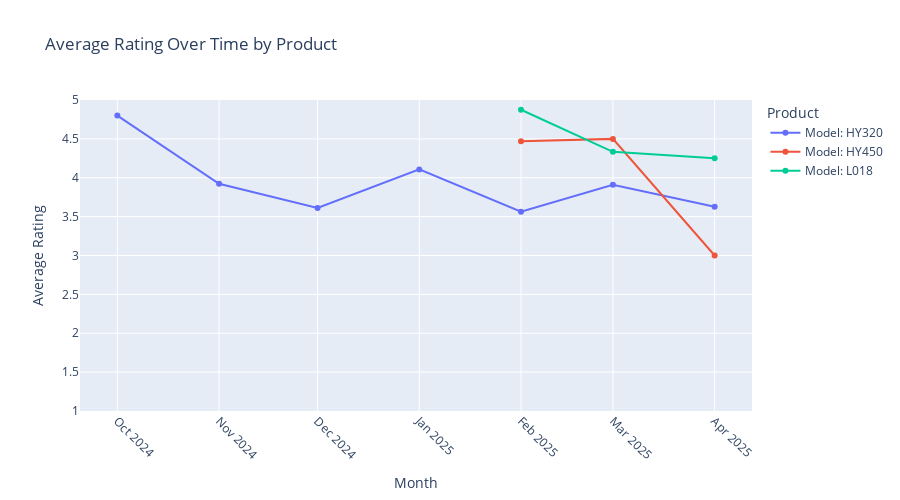

The cell this chart's notebook holds for it:
### Markdown cell above
## Time Trend Analysis

### Code cell
# Prepare data for time trend analysis
all_reviews['month_year'] = all_reviews['date'].dt.to_period('M')

# Group by month and product, and calculate average rating
monthly_avg = all_reviews.groupby(['month_year', 'product_name'])['rating'].mean().reset_index()
monthly_avg['month_year'] = monthly_avg['month_year'].astype(str)

# Plot time trends
fig = px.line(
    monthly_avg, 
    x='month_year', 
    y='rating', 
    color='product_name',
    markers=True,
    title='Average Rating Over Time by Product',
    labels={'month_year': 'Month', 'rating': 'Average Rating', 'product_name': 'Product'}
)

fig.update_layout(
    xaxis=dict(tickangle=45),
    yaxis=dict(range=[1, 5]),
    height=500
)

fig.show()

### Figure 1 — Plotly figure (JSON) as saved in the notebook; plotly's stock layout.template omitted (floating-point values rounded to 4 significant figures)
{"data": [{"hovertemplate": "Product=Model: HY320<br>Month=%{x}<br>Average Rating=%{y}<extra></extra>", "legendgroup": "Model: HY320", "line": {"color": "#636efa", "dash": "solid"}, "marker": {"symbol": "circle"}, "mode": "lines+markers", "name": "Model: HY320", "orientation": "v", "showlegend": true, "type": "scatter", "x": ["2024-10", "2024-11", "2024-12", "2025-01", "2025-02", "2025-03", "2025-04"], "xaxis": "x", "y": [4.8, 3.923, 3.611, 4.107, 3.562, 3.909, 3.628], "yaxis": "y"}, {"hovertemplate": "Product=Model: HY450<br>Month=%{x}<br>Average Rating=%{y}<extra></extra>", "legendgroup": "Model: HY450", "line": {"color": "#EF553B", "dash": "solid"}, "marker": {"symbol": "circle"}, "mode": "lines+markers", "name": "Model: HY450", "orientation": "v", "showlegend": true, "type": "scatter", "x": ["2025-02", "2025-03", "2025-04"], "xaxis": "x", "y": [4.471, 4.5, 3.0], "yaxis": "y"}, {"hovertemplate": "Product=Model: L018<br>Month=%{x}<br>Average Rating=%{y}<extra></extra>", "legendgroup": "Model: L018", "line": {"color": "#00cc96", "dash": "solid"}, "marker": {"symbol": "circle"}, "mode": "lines+markers", "name": "Model: L018", "orientation": "v", "showlegend": true, "type": "scatter", "x": ["2025-02", "2025-03", "2025-04"], "xaxis": "x", "y": [4.875, 4.333, 4.25], "yaxis": "y"}], "layout": {"height": 500, "legend": {"title": {"text": "Product"}, "tracegroupgap": 0}, "title": {"text": "Average Rating Over Time by Product"}, "xaxis": {"anchor": "y", "domain": [0, 1], "tickangle": 45, "title": {"text": "Month"}}, "yaxis": {"anchor": "x", "domain": [0, 1], "range": [1, 5], "title": {"text": "Average Rating"}}}}
